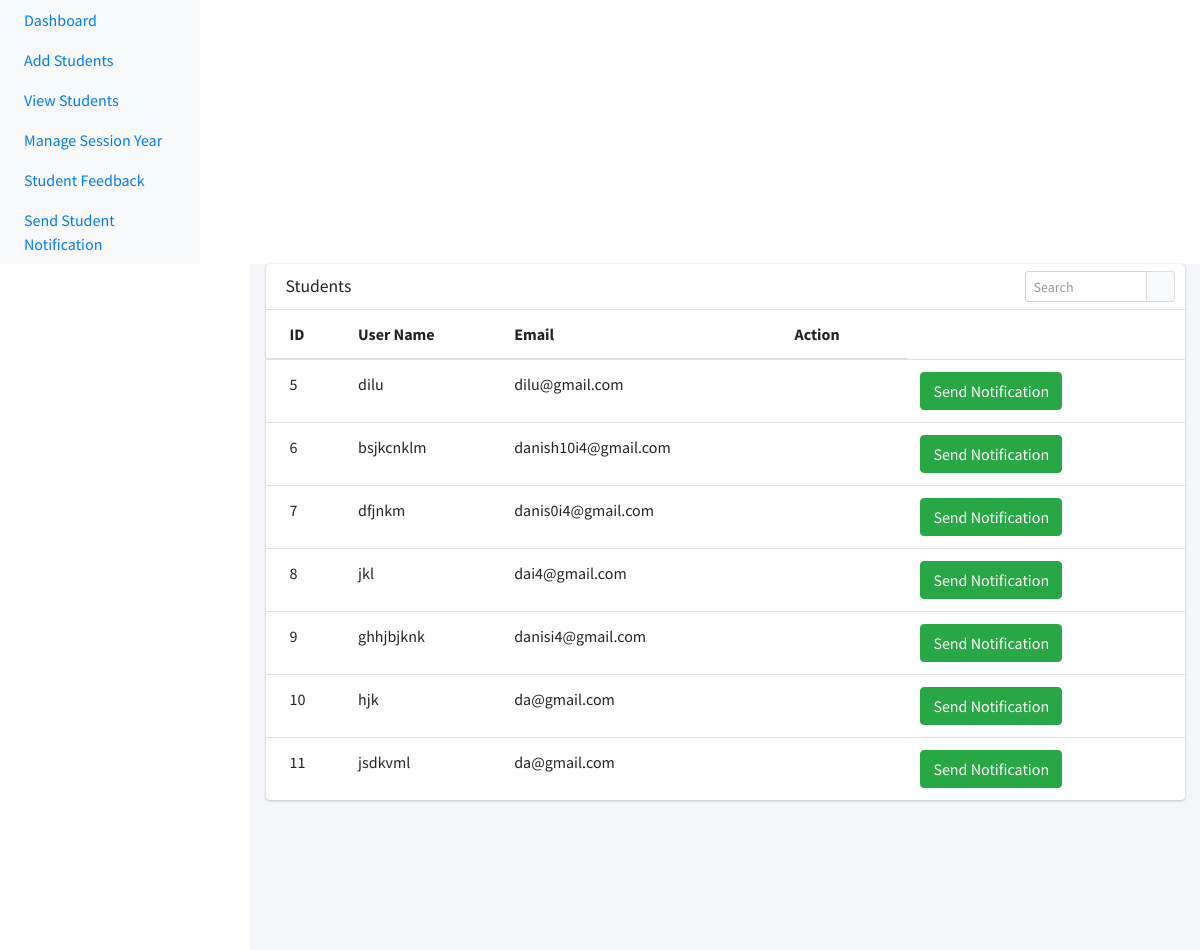
The app's page /admin_send_notification_student with its own data.
### app/models.py (models this page shows)
class Students(models.Model):
    id=models.AutoField(primary_key=True)
    admin=models.OneToOneField(CustomUser,on_delete=models.CASCADE)
    collage=models.CharField(max_length=255)
    phone=models.CharField(max_length=10)
    roll_number=models.CharField(max_length=4)
    session_year_id=models.ForeignKey(SessionYearModel,on_delete=models.CASCADE)
    created_at=models.DateTimeField(auto_now_add=True)
    updated_at=models.DateTimeField(auto_now_add=True)
    fcm_token=models.TextField(default="")
    objects = models.Manager()

class CustomUser(AbstractUser):
    user_type_data=((1, "HOD"), (2, "Student"))
    user_type = models.CharField(default=1, choices=user_type_data, max_length=10)

### app/adminView.py (the view)
# urls.py: path('admin_send_notification_student', adminView.admin_send_notification_student,name="admin_send_notification_student"),
def admin_send_notification_student(request):
    students=Students.objects.all()
    return render(request,"Admin_Templates/student_notification.html",{"students":students})

### app/templates/Admin_Templates/student_notification.html (shortened to what this page needs)
{% extends 'Admin_Templates/base_template.html' %}
{% block main_content %}
    <section class="content">
      <div class="container-fluid">
           <div class="row">
          <div class="col-12">
            <div class="card">
              <div class="card-header">
                <h3 class="card-title">Students</h3>
                <div class="card-tools">
                  <div class="input-group input-group-sm" style="width: 150px;">
                    <input type="text" name="table_search" class="form-control float-right" placeholder="Search">
                    <div class="input-group-append">
                      <button type="submit" class="btn btn-default"><i class="fas fa-search"></i></button>
                    </div>
                  </div>
                </div>
              </div>
              <div class="card-body table-responsive p-0">
                <table class="table table-hover text-nowrap">
                  <thead>
                    <tr>
                      <th>ID</th>
                      <th>User Name</th>
                      <th>Email</th>
                      <th>Action</th>
                    </tr>
                  </thead>
                  <tbody>
                  {% for student in students %}
                    <tr>
                      <td>{{ student.admin.id }}</td>
                      <td>{{ student.admin.username }}</td>
                      <td>{{ student.admin.email }}</td>
                      <td>{{ student.address }}</td>
                      <td><a href="#" class="btn btn-success show_notification" data-toggle="modal" data-target="#myModal">Send Notification</a></td>
                    </tr>
                  {% endfor %}
                  </tbody>
                </table>
              </div>
            </div>
          </div>
        </div>
      </div>
    </section>
{% endblock main_content %}

### records on screen
Students: admin.id "5", admin.username "dilu", admin.email "dilu@gmail.com"
Students: admin.id "6", admin.username "bsjkcnklm", admin.email "danish10i4@gmail.com"
Students: admin.id "7", admin.username "dfjnkm", admin.email "danis0i4@gmail.com"
Students: admin.id "8", admin.username "jkl", admin.email "dai4@gmail.com"
Students: admin.id "9", admin.username "ghhjbjknk", admin.email "danisi4@gmail.com"
Students: admin.id "10", admin.username "hjk", admin.email "da@gmail.com"
Students: admin.id "11", admin.username "jsdkvml", admin.email "da@gmail.com"
